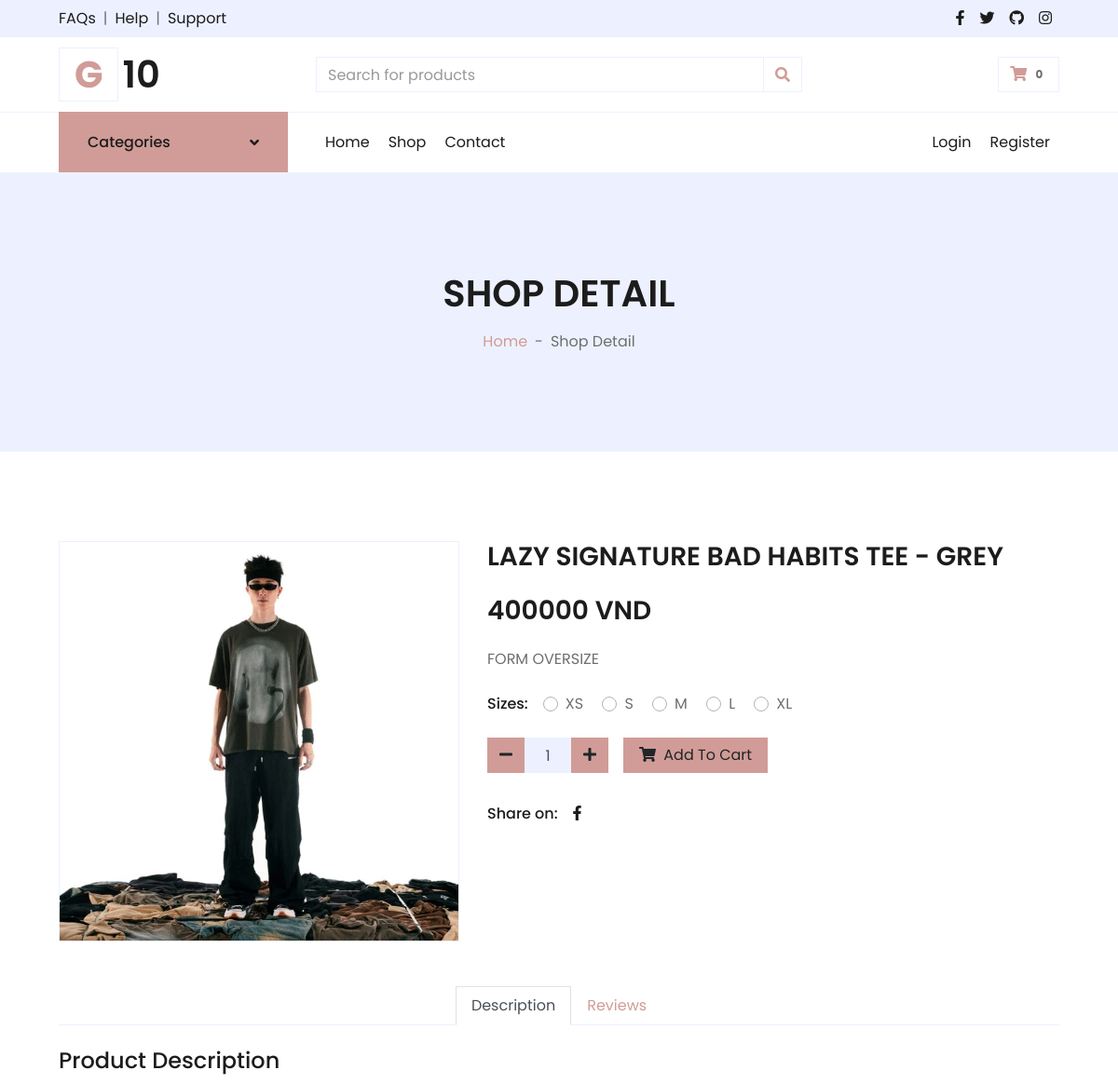
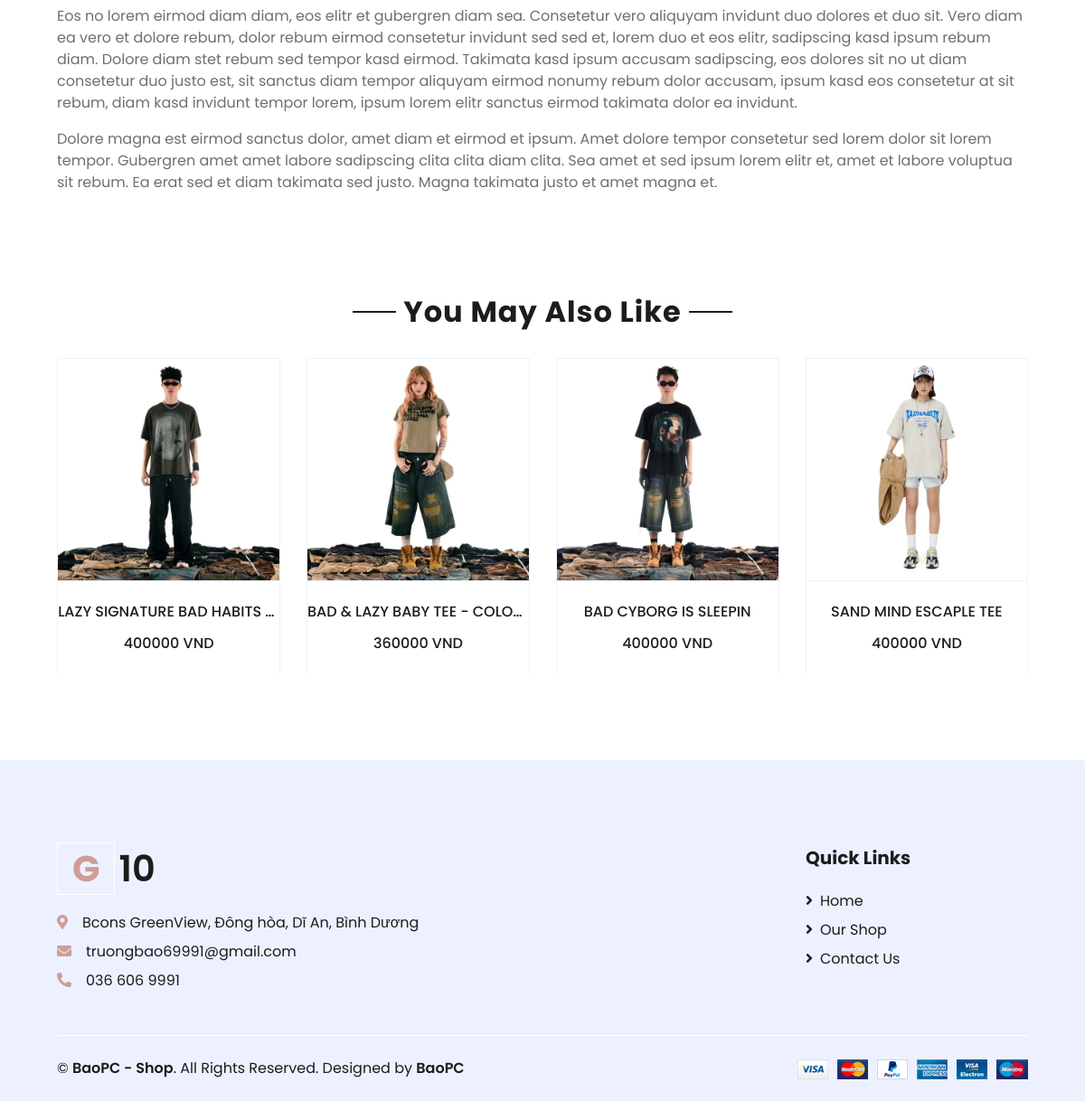
The app's page /product?product_id=9/ with its own data (2 pictures, top to bottom).
### onlineshop/models.py (models this page shows, shortened)
class Product(models.Model):
    name = models.CharField(max_length=255)
    price = models.IntegerField()
    description = models.CharField(max_length=255)
    image = models.ImageField(null=True)
    category = models.CharField(max_length=255)
    purchase_count = models.IntegerField(default=0)

### onlineshop/views.py (the view)
# urls.py: path('product?product_id=<int:product_id>/', views.detail, name='product_detail'),
@csrf_exempt
def detail(request, product_id):
    product = get_object_or_404(Product, id=product_id)
    products = Product.objects.all()
    reviews = Review.objects.filter(product=product).order_by('-created_at')
    return render(request, 'detail.html', {'product': product, 'reviews': reviews, 'products': products})

### onlineshop/templatetags/custom_filters.py (called while the page is built)
@register.filter
def calculate_total(cart):
    total_price = sum(item['price'] * item['quantity'] for item in cart)
    return round(total_price, 2)

### onlineshop/templates/detail.html (shortened to what this page needs)
{% extends 'base.html' %}
{% load static %}
{% block content %}
<div class="container-fluid bg-secondary mb-5">
    <div class="d-flex flex-column align-items-center justify-content-center" style="min-height: 300px">
        <h1 class="font-weight-semi-bold text-uppercase mb-3">Shop Detail</h1>
        <div class="d-inline-flex">
            <p class="m-0"><a href="/index">Home</a></p>
            <p class="m-0 px-2">-</p>
            <p class="m-0">Shop Detail</p>
        </div>
    </div>
</div>
<div class="container-fluid py-5">
    <div class="row px-xl-5">
        <div class="col-lg-5 pb-5">
            <div class="carousel-inner border">
                <div class="carousel-item active">
                    <img class="img-fluid w-100"src="{{product.image.url}}" alt="Image">
                </div>
            </div>
        </div>
        <div class="col-lg-7 pb-5">
            <h3 class="font-weight-semi-bold product-name">{{product.name}}</h3>
            <h3 class="font-weight-semi-bold mb-4">{{product.price}} VND</h3>
            <p class="mb-4">{{product.description}}</p>
            <div class="d-flex mb-3">
                <p class="text-dark font-weight-medium mb-0 mr-3">Sizes:</p>
                <form>
                    <div class="custom-control custom-radio custom-control-inline">
                        <label class="custom-control-label" for="size-1">XS</label>
                    </div>
                    <div class="custom-control custom-radio custom-control-inline">
                        <label class="custom-control-label" for="size-2">S</label>
                    </div>
                    <div class="custom-control custom-radio custom-control-inline">
                        <label class="custom-control-label" for="size-3">M</label>
                    </div>
                    <div class="custom-control custom-radio custom-control-inline">
                        <label class="custom-control-label" for="size-4">L</label>
                    </div>
                    <div class="custom-control custom-radio custom-control-inline">
                        <label class="custom-control-label" for="size-5">XL</label>
                    </div>
                </form>
            </div>
            <div class="d-flex align-items-center mb-4 pt-2">
                <div class="input-group quantity mr-3" style="width: 130px;">
                    <div class="input-group-btn">
                        <button class="btn btn-primary btn-minus" >
                        <i class="fa fa-minus"></i>
                        </button>
                    </div>
                    <input type="text" class="form-control bg-secondary text-center" value="1">
                    <div class="input-group-btn">
                        <button class="btn btn-primary btn-plus">
                            <i class="fa fa-plus"></i>
                        </button>
                    </div>
                </div>
                <button id="addToCartBtn" class="btn btn-primary px-3">
                    <i class="fa fa-shopping-cart mr-1"></i> Add To Cart
                </button>
            </div>
            <div class="d-flex pt-2">
                <p class="text-dark font-weight-medium mb-0 mr-2">Share on:</p>
                <div class="d-inline-flex">
                    <a class="text-dark px-2" href="#" onclick="shareOnFacebook()">
                        <i class="fab fa-facebook-f"></i>
                    </a>
                </div>
            </div>
        </div>
    </div>
    <div class="row px-xl-5">
        <div class="col">
            <div class="nav nav-tabs justify-content-center border-secondary mb-4">
                <a class="nav-item nav-link active" data-toggle="tab" href="#tab-pane-1">Description</a>
                <a class="nav-item nav-link" data-toggle="tab" href="#tab-pane-2">Reviews</a>
            </div>
            <div class="tab-content">
                <div class="tab-pane fade show active" id="tab-pane-1">
                    <h4 class="mb-3">Product Description</h4>
                    <p>Eos no lorem eirmod diam diam, eos elitr et gubergren diam sea. Consetetur vero aliquyam invidunt duo dolores et duo sit. Vero diam ea vero et dolore rebum, dolor rebum eirmod consetetur invidunt sed sed et, lorem duo et eos elitr, sadipscing kasd ipsum rebum diam. Dolore diam stet rebum sed tempor kasd eirmod. Takimata kasd ipsum accusam sadipscing, eos dolores sit no ut diam consetetur duo justo est, sit sanctus diam tempor aliquyam eirmod nonumy rebum dolor accusam, ipsum kasd eos consetetur at sit rebum, diam kasd invidunt tempor lorem, ipsum lorem elitr sanctus eirmod takimata dolor ea invidunt.</p>
                    <p>Dolore magna est eirmod sanctus dolor, amet diam et eirmod et ipsum. Amet dolore tempor consetetur sed lorem dolor sit lorem tempor. Gubergren amet amet labore sadipscing clita clita diam clita. Sea amet et sed ipsum lorem elitr et, amet et labore voluptua sit rebum. Ea erat sed et diam takimata sed justo. Magna takimata justo et amet magna et.</p>
                </div>
            </div>
        </div>
    </div>
</div>
<div class="container-fluid py-5">
    <div class="text-center mb-4">
        <h2 class="section-title px-5"><span class="px-2">You May Also Like</span></h2>
    </div>
    <div class="row px-xl-5">
        <div class="col">
            <div class="owl-carousel related-carousel">
                {% for product in products %}
                <div class="card product-item border-0">
                    <div class="card-header product-img position-relative overflow-hidden bg-transparent border p-0">
                        <a href="{% url 'product_detail' product.id %}"><img class="img-fluid w-100" style="width: 600px" alt="">
                            <img class="img-fluid w-100" style="width: 600px" src="{{product.image.url}}" alt="">
                        </a>
                    </div>
                    <div class="card-body border-left border-right text-center p-0 pt-4 pb-3">
                        <h6 class="text-truncate mb-3">{{product.name}}</h6>
                        <div class="d-flex justify-content-center">
                                <h6>{{product.price}} VND</h6>
                        </div>
                    </div>
                </div>
                {% endfor %}
            </div>
        </div>
    </div>
</div>
{% endblock content %}

### records on screen
Product: image (picture), name "LAZY SIGNATURE BAD HABITS TEE - GREY", price "400000", description "FORM OVERSIZE", name "LAZY SIGNATURE BAD HABITS…"
Product: image (picture), name "BAD & LAZY BABY TEE - COLO…", price "360000"
Product: image (picture), name "BAD CYBORG IS SLEEPIN", price "400000"
Product: image (picture), name "SAND MIND ESCAPLE TEE", price "400000"
